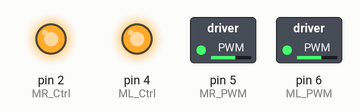
Simulated run of this sketch. Board: Arduino Uno, built with avr-gcc and run on an emulated ATmega328P. On the bench: switched loads named in the sketch (green lamp = pin HIGH), output pins drawn as LEDs (lit = HIGH).

Above: at 0.05 s.
At 2.5 s:
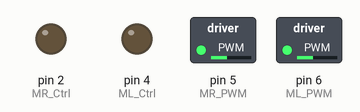
At 5.0 s:
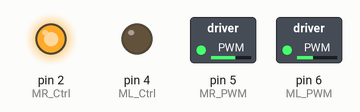
At 7.45 s:
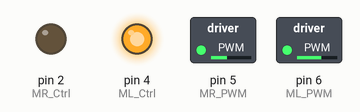
At 9.95 s:
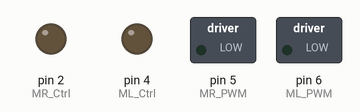
Timing chart, 0 to 13.0 s (numbered marks = the images above):
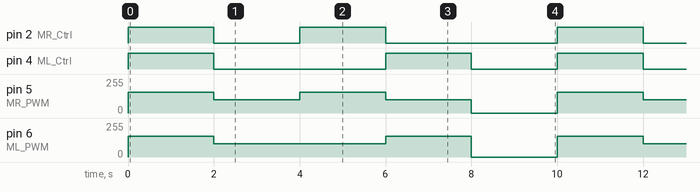

Measured:
- by itself, pin 2 (MR_Ctrl): repeats every 10.0 s: LOW 2.0 s, HIGH 2.0 s, LOW 4.0 s, HIGH 2.0 s
- by itself, pin 4 (ML_Ctrl): repeats every 10.0 s: LOW 4.0 s, HIGH 2.0 s, LOW 2.0 s, HIGH 2.0 s
- by itself, pin 5 (MR_PWM): repeats every 10.0 s: 100/255 2.0 s, 155/255 2.0 s, 100/255 2.0 s, 0/255 2.0 s, 155/255 2.0 s
- by itself, pin 6 (ML_PWM): repeats every 10.0 s: 100/255 4.0 s, 155/255 2.0 s, 0/255 2.0 s, 155/255 2.0 s

The sketch:

lesson_11.2.ino
```cpp
/*
  Keyestudio Mini Tank Robot V3 (Popular Edition)
  lesson 11.2
  motor driver pwm
  http://www.keyestudio.com
*/
#define ML_Ctrl 4  //Define the direction control pin of the left motor
#define ML_PWM  6  //Define the PWM control pin of the left motor
#define MR_Ctrl 2  //Define the direction control pin of the right motor
#define MR_PWM  5  //Define the PWM control pin of the right motor
void setup() {
  pinMode(ML_Ctrl, OUTPUT);//Define the direction control pin of the left motor as OUTPUT
  pinMode(ML_PWM, OUTPUT);//Define the PWM control pin of the left motor as OUTPUT
  pinMode(MR_Ctrl, OUTPUT);//Define the direction control pin of the right motor as OUTPUT
  pinMode(MR_PWM, OUTPUT);//Define the PWM control pin of the right motor as OUTPUT

}
void loop() {
  //front
  digitalWrite(ML_Ctrl, HIGH); //Set direction control speed of the left motor to HIGH
  analogWrite(ML_PWM, 155); //PWM control speed of the left motor is 100
  digitalWrite(MR_Ctrl, HIGH); //Set direction control speed of the right motor to HIGH
  analogWrite(MR_PWM, 155); //PWM control speed of the right motor is 100
  delay(2000);//delay in 2s
  //back
  digitalWrite(ML_Ctrl, LOW); //Set direction control speed of the left motor to LOW
  analogWrite(ML_PWM, 100); //PWM control speed of the left motor is 100
  digitalWrite(MR_Ctrl, LOW); //Set direction control speed of the right motor to LOW
  analogWrite(MR_PWM, 100); //PWM control speed of the right motor is 100
  delay(2000);//delay in 2s
  //left
  digitalWrite(ML_Ctrl, LOW); //Set direction control speed of the left motor to LOW
  analogWrite(ML_PWM, 100); //PWM control speed of the left motor is 100
  digitalWrite(MR_Ctrl, HIGH); //Set direction control speed of the right motor to HIGH
  analogWrite(MR_PWM, 155); //PWM control speed of the right motor is 100
  delay(2000);//delay in 2s
  //right
  digitalWrite(ML_Ctrl, HIGH); //Set direction control speed of the left motor to HIGH
  analogWrite(ML_PWM, 155); //PWM control speed of the left motor is 100
  digitalWrite(MR_Ctrl, LOW); //Set direction control speed of the right motor to LOW
  analogWrite(MR_PWM, 100); //PWM control speed of the right motor is 100
  delay(2000);//delay in 2s
  //stop
  digitalWrite(ML_Ctrl, LOW); //Set direction control speed of the left motor to LOW
  analogWrite(ML_PWM, 0); //PWM control speed of the left motor is 0
  digitalWrite(MR_Ctrl, LOW); //Set direction control speed of the right motor to LOW
  analogWrite(MR_PWM, 0); //PWM control speed of the right motor is 0
  delay(2000);//delay in 2s
}
//******************************************************************
```
